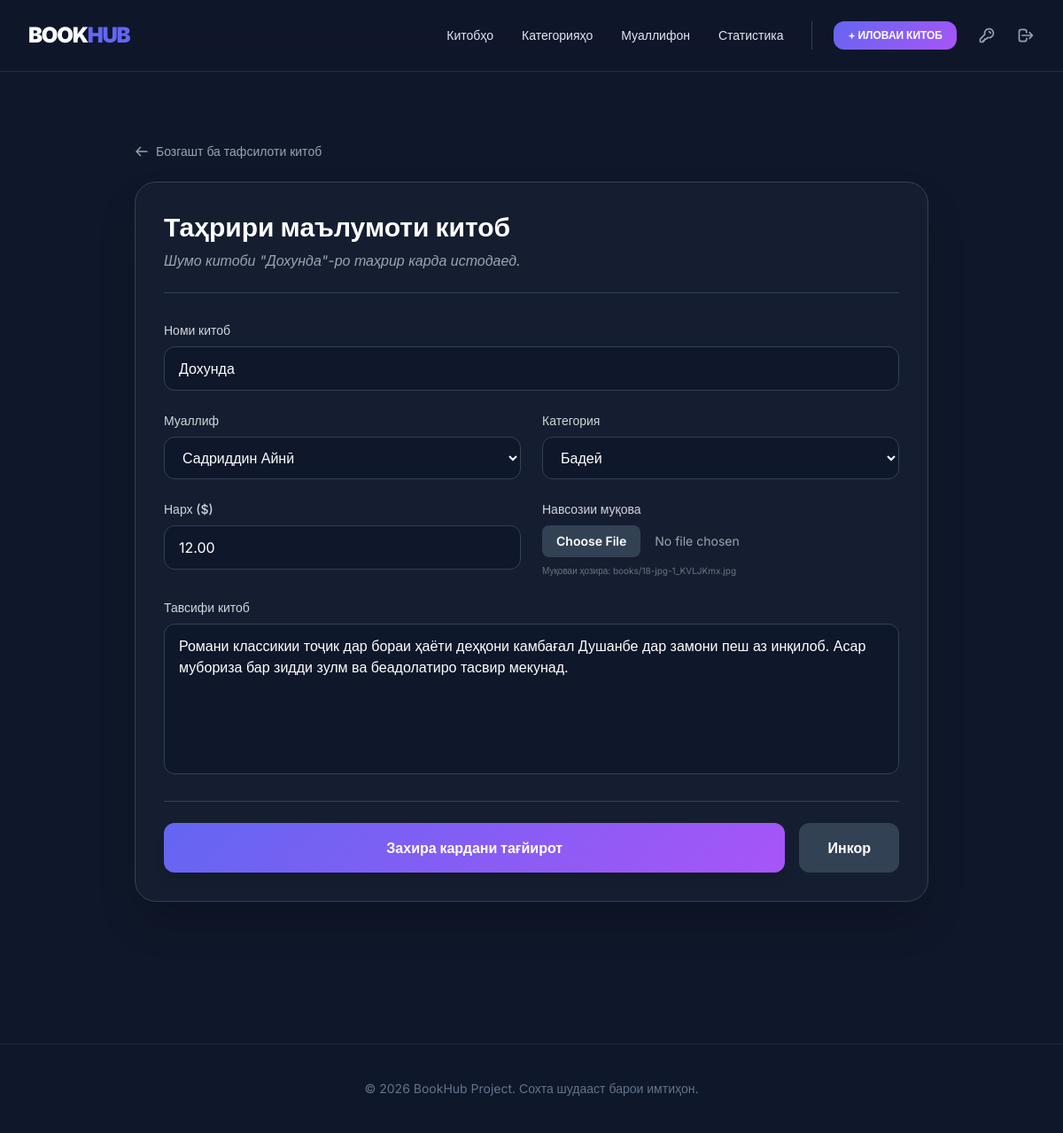
Screenshot of /update_book/1/ (signed in) with the database file from the repository.
### app/models.py (models this page shows, shortened)
class Book(models.Model):
    title = models.CharField(max_length=50)
    description = models.TextField()
    price = models.DecimalField(max_digits=15,decimal_places=2)
    cover_image = models.ImageField(upload_to="books/")
    created_at = models.DateTimeField(auto_now_add=True)
    author = models.ForeignKey(Author,related_name='books',on_delete=models.CASCADE)
    category = models.ForeignKey(Category,related_name='books',on_delete=models.CASCADE)
    created_by = models.ForeignKey(User,related_name='books',on_delete=models.CASCADE)

class Author(models.Model):
    full_name = models.CharField(max_length=50)
    bio = models.TextField()

class Category(models.Model):
    name = models.CharField(max_length=30)

### app/views.py (the view, shortened to what this page needs)
# urls.py: path('update_book/<int:id>/', update_book, name='update_book'),
def update_book(request, id):
    if not request.session.get('user_id'):
        return redirect('login')
    book = get_object_or_404(Book, id=id)
    current_user = get_object_or_404(User, id=request.session['user_id'])
    if book.created_by.id != current_user.id and not current_user.is_staff:
        messages.error(request, "Шумо ҳуқуқи таҳрир кардани ин китобро надоред!")
        return redirect('list_book')
    book = get_object_or_404(Book, id=id)
    authors    = Author.objects.all()
    categories = Category.objects.all()
    return render(request, 'update_book.html', {'book': book, 'authors': authors, 'categories': categories})

### templates/update_book.html (shortened to what this page needs)
{% extends 'base.html' %}
{% block content %}
<div class="max-w-4xl mx-auto py-10">
    <a href="{% url 'detail_book' book.id %}" class="flex items-center text-sm text-gray-400 hover:text-indigo-400 transition mb-6 group">
        <svg xmlns="http://www.w3.org/2000/svg" class="h-4 w-4 mr-2 group-hover:-translate-x-1 transition-transform" fill="none" viewBox="0 0 24 24" stroke="currentColor">
            <path stroke-linecap="round" stroke-linejoin="round" stroke-width="2" d="M10 19l-7-7m0 0l7-7m-7 7h18" />
        </svg>
        Бозгашт ба тафсилоти китоб
    </a>
    <div class="bg-slate-800/40 border border-slate-700 rounded-3xl p-8 shadow-2xl">
        <div class="mb-8 border-b border-slate-700 pb-6">
            <h1 class="text-3xl font-bold text-white">Таҳрири маълумоти китоб</h1>
            <p class="text-gray-400 mt-2 italic">Шумо китоби "{{ book.title }}"-ро таҳрир карда истодаед.</p>
        </div>
        <form method="POST" enctype="multipart/form-data" class="space-y-6">
            <div class="grid grid-cols-1 md:grid-cols-2 gap-6">
                <div class="md:col-span-2">
                    <label class="block text-sm font-medium text-gray-300 mb-2">Номи китоб</label>
                    <input type="text" name="title" value="{{ book.title }}" required
                           class="w-full bg-slate-900 border border-slate-700 text-white rounded-xl px-4 py-3 focus:ring-2 focus:ring-indigo-500 outline-none transition">
                </div>
                <div>
                    <label class="block text-sm font-medium text-gray-300 mb-2">Муаллиф</label>
                    <select name="author" required
                            class="w-full bg-slate-900 border border-slate-700 text-white rounded-xl px-4 py-3 focus:ring-2 focus:ring-indigo-500 outline-none transition">
                        {% for author in authors %}
                            <option value="{{ author.id }}" {% if author.id == book.author.id %}selected{% endif %}>
                                {{ author.full_name }}
                            </option>
                        {% endfor %}
                    </select>
                </div>
                <div>
                    <label class="block text-sm font-medium text-gray-300 mb-2">Категория</label>
                    <select name="category" required
                            class="w-full bg-slate-900 border border-slate-700 text-white rounded-xl px-4 py-3 focus:ring-2 focus:ring-indigo-500 outline-none transition">
                        {% for cat in categories %}
                            <option value="{{ cat.id }}" {% if cat.id == book.category.id %}selected{% endif %}>
                                {{ cat.name }}
                            </option>
                        {% endfor %}
                    </select>
                </div>
                <div>
                    <label class="block text-sm font-medium text-gray-300 mb-2">Нарх ($)</label>
                    <input type="number" step="0.01" name="price" value="{{ book.price }}" required
                           class="w-full bg-slate-900 border border-slate-700 text-white rounded-xl px-4 py-3 focus:ring-2 focus:ring-indigo-500 outline-none transition">
                </div>
                <div>
                    <label class="block text-sm font-medium text-gray-300 mb-2">Навсозии муқова</label>
                    <input type="file" name="cover_image" accept="image/*"
                           class="w-full text-sm text-gray-400 file:mr-4 file:py-2 file:px-4 file:rounded-lg file:border-0 file:text-sm file:font-semibold file:bg-slate-700 file:text-white hover:file:bg-indigo-600 transition cursor-pointer">
                    {% if book.cover_image %}
                        <p class="text-[10px] text-gray-500 mt-2">Муқоваи ҳозира: {{ book.cover_image.name }}</p>
                    {% endif %}
                </div>
            </div>
            <div>
                <label class="block text-sm font-medium text-gray-300 mb-2">Тавсифи китоб</label>
                <textarea name="description" rows="6" required
                          class="w-full bg-slate-900 border border-slate-700 text-white rounded-xl px-4 py-3 focus:ring-2 focus:ring-indigo-500 outline-none transition resize-none">{{ book.description }}</textarea>
            </div>
            <div class="flex items-center gap-4 pt-6 border-t border-slate-700">
                <button type="submit" class="flex-1 btn-premium py-4 rounded-xl font-bold text-white shadow-lg">
                    Захира кардани тағйирот
                </button>
                <a href="{% url 'detail_book' book.id %}" class="px-8 py-4 bg-slate-700 hover:bg-slate-600 text-white rounded-xl font-bold transition">
                    Инкор
                </a>
            </div>
        </form>
    </div>
</div>
{% endblock %}

### templates/base.html (style rules this page uses)
body { font-family: 'Inter', sans-serif; background-color: #0f172a; }
.btn-premium { background: linear-gradient(135deg, #6366f1 0%, #a855f7 100%); transition: all 0.3s ease; }

### rows the page displays
Book: title "Дохунда", author "Садриддин Айнӣ", category "Бадеӣ", price "12.00", cover_image.name "books/18-jpg-1_KVLJKmx.jpg", description "Романи классикии тоҷик дар бораи ҳаёти деҳқони камбағал Душанбе дар замони пеш аз инқилоб. Асар мубориза бар зидди зулм ва беадолатиро тасвир мекунад."
